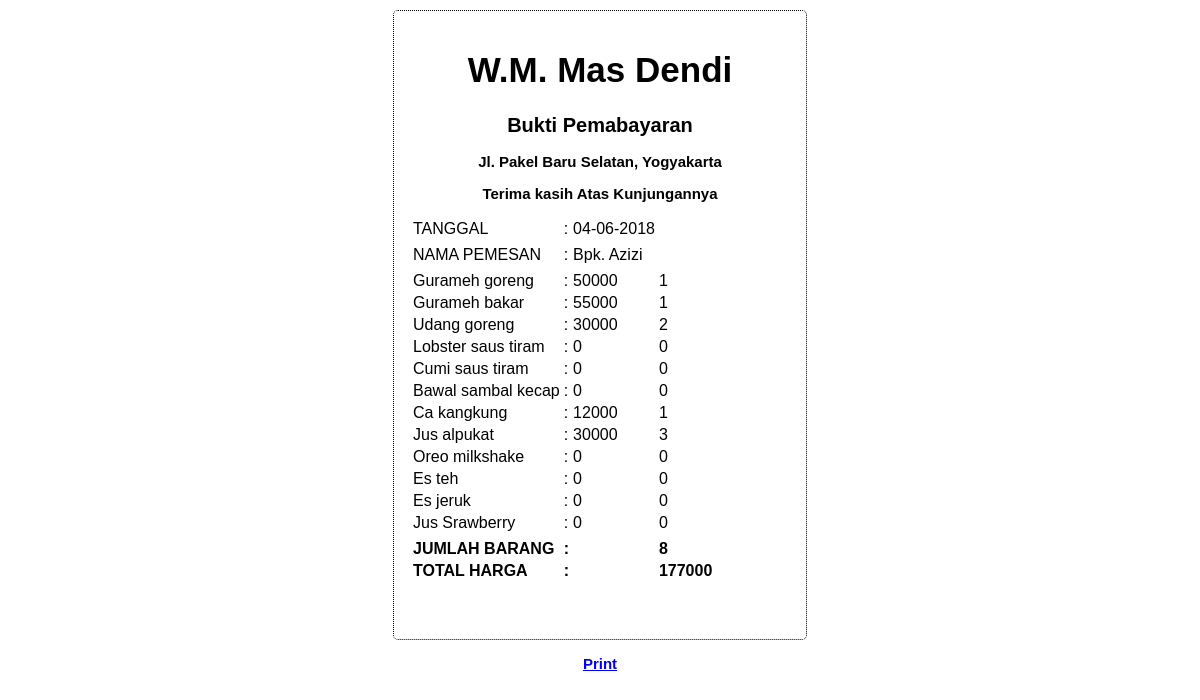
The page /struck.php?user=Bpk. Azizi on the database its author committed.
### tables this page shows
CREATE TABLE `pesan` (
  `namapelanggan` varchar(50) NOT NULL,
  `alamat` varchar(100) NOT NULL,
  `tanggalpesan` date NOT NULL,
  `order1` int(11) NOT NULL,
  `order2` int(11) NOT NULL,
  `order3` int(11) NOT NULL,
  `order4` int(11) NOT NULL,
  `order5` int(11) NOT NULL,
  `order6` int(11) NOT NULL,
  `order7` int(11) NOT NULL,
  `order8` int(11) NOT NULL,
  `order9` int(11) NOT NULL,
  `order10` int(11) NOT NULL,
  `order11` int(11) NOT NULL,
  `order12` int(11) NOT NULL,
  `totalharga` int(11) NOT NULL,
  `totalbarang` int(11) NOT NULL
);

### struck.php (the view, shortened to what this page needs)
<html>
<head>
	<link href ="struk.css" rel = "stylesheet" type="text/css" media = "all" />
</head>
<body>
	<div class="container">
		<h1> W.M. Mas Dendi </h1>
		<h2> Bukti Pemabayaran </h2>
		<h3> Jl. Pakel Baru Selatan, Yogyakarta</h3>
		<h3> Terima kasih Atas Kunjungannya</h3>
<?php
$tgl_skrg = date("d-m-Y");
$host = "localhost";
$username = "root";
$password = "";
$db_name = "dbdendi";
$konek = new mysqli($host, $username, $password , $db_name);
if($konek->connect_error){
  die("Koneksi Gagal Karena : ". $konek->connect_error);
}else {
$user = $_GET['user'];
$sql = "select * from pesan where namapelanggan = '$user' ";
$data = $konek->query($sql);
echo "<table border='0'>";
if ($data->num_rows > 0){
	while ($row = $data->fetch_assoc()) {
		echo "<tr>";
		echo "<td>TANGGAL </td>";
		echo "<td> : </td>";
		echo "<td> $tgl_skrg </td>";
		echo "</tr>";
		echo "<td></td>";
		echo "<tr>";
		echo "<td> NAMA PEMESAN </td>";
		echo "<td> : </td>";
		echo "<td>".$row['namapelanggan']."</td>";
		echo "</tr>";
		echo "<td></td>";
		echo "<tr>";
		echo "<td> Gurameh goreng </td>";
		echo "<td> : </td>";
		echo "<td>".$row['order1']*50000;
		echo "</td>";
		echo "<td>".$row['order1']."</td>";
		echo "</tr>";
		echo "<tr>";
		echo "<td> Gurameh bakar </td>";
		echo "<td> : </td>";
		echo "<td>".$row['order2']*55000;
		echo "</td>";
		echo "<td>".$row['order2']."</td>";
		echo "</tr>";
		echo "<tr>";
		echo "<td>  Udang goreng </td>";
		echo "<td> : </td>";
		echo "<td>".$row['order3']*15000;
		echo "</td>";
		echo "<td>".$row['order3']."</td>";
		echo "</tr>";
		echo "<tr>";
		echo "<td> Lobster saus tiram </td>";
		echo "<td> : </td>";
		echo "<td>".$row['order4']*40000;
		echo "</td>";
		echo "<td>".$row['order4']."</td>";
		echo "</tr>";
		echo "<tr>";
		echo "<td> Cumi saus tiram </td>";
		echo "<td> : </td>";
		echo "<td>".$row['order5']*30000;
		echo "</td>";
		echo "<td>".$row['order5']."</td>";
		echo "</tr>";
		echo "<tr>";
		echo "<td> Bawal sambal kecap </td>";
		echo "<td> : </td>";
		echo "<td>".$row['order6']*25000;
		echo "</td>";
		echo "<td>".$row['order6']."</td>";
		echo "</tr>";
		echo "<tr>";
		echo "<td> Ca kangkung </td>";
		echo "<td> : </td>";
		echo "<td>".$row['order7']*12000;
		echo "</td>";
		echo "<td>".$row['order7']."</td>";
		echo "</tr>";
		echo "<tr>";
		echo "<td> Jus alpukat </td>";
		echo "<td> : </td>";
		echo "<td>".$row['order8']*10000;
		echo "</td>";
		echo "<td>".$row['order8']."</td>";
		echo "</tr>";
		echo "<tr>";
		echo "<td> Oreo milkshake </td>";
		echo "<td> : </td>";
		echo "<td>".$row['order9']*13000;
		echo "</td>";
		echo "<td>".$row['order9']."</td>";
		echo "</tr>";
		echo "<tr>";
		echo "<td> Es teh </td>";
		echo "<td> : </td>";
		echo "<td>".$row['order10']*3000;
		echo "</td>";
		echo "<td>".$row['order10']."</td>";
		echo "</tr>";
		echo "<tr>";
		echo "<td> Es jeruk </td>";
		echo "<td> : </td>";
		echo "<td>".$row['order11']*3500;
		echo "</td>";
		echo "<td>".$row['order11']."</td>";
		echo "</tr>";
		echo "<tr>";
		echo "<td> Jus Srawberry </td>";
		echo "<td> : </td>";
		echo "<td>".$row['order12']*10000;
		echo "</td>";
		echo "<td>".$row['order12']."</td>";
		echo "</tr>";
		echo "<td></td>";
		echo "<tr>";
		echo "<td><b> JUMLAH BARANG </td>";
		echo "<td><b> : </td>";
		echo "<td></td>";
		echo "<td><b>".$row['totalbarang'];
		echo "</td>";
		echo "</tr>";
		echo "<tr>";
		echo "<td><b> TOTAL HARGA </td>";
		echo "<td><b> : </td>";
		echo "<td></td>";
		echo "<td><b>".$row['totalharga'];
		echo "</td>";
		echo "</tr>";
		echo "</table>";
	}
}else{
	echo"Tidak dapat di cetak";
}
}
?>
</div>
<h3><a href="#" onclick="window.print()"> Print </a> </h3>
</body>
</html>

### struk.css (style rules this page uses)
body { font-family: 'Arial'; text-align: left; }
.container { width: 380px; height:580px; background-color: #FFF; border-radius : 5px; margin : 0 auto; border: 1px dotted black; margin-top :10px; padding-top: 1em; padding-bottom: 2em; padding-left: 1em; padding-right: 1em; }
h1 { text-align: center; font-size: 35px; }
h2 { text-align: center; font-size: 20px; }
h3 { text-align: center; font-size: 15px; }

### rows shown on the page
pesan: namapelanggan "Bpk. Azizi", $row['order1']*50000 "50000", order1 "1", $row['order2']*55000 "55000", order2 "1", $row['order3']*15000 "30000", order3 "2", $row['order4']*40000 "0", order4 "0", $row['order5']*30000 "0", order5 "0", $row['order6']*25000 "0", order6 "0", $row['order7']*12000 "12000", order7 "1", $row['order8']*10000 "30000", order8 "3", $row['order9']*13000 "0", order9 "0", $row['order10']*3000 "0", order10 "0", $row['order11']*3500 "0", order11 "0", $row['order12']*10000 "0", order12 "0", totalbarang "8", totalharga "177000"
